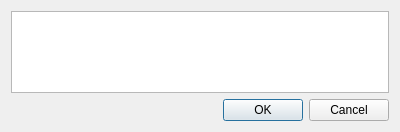
<?xml version="1.0" encoding="UTF-8"?>
<ui version="4.0">
 <class>selecttask</class>
 <widget class="QDialog" name="selecttask">
  <property name="geometry">
   <rect>
    <x>0</x>
    <y>0</y>
    <width>400</width>
    <height>132</height>
   </rect>
  </property>
  <property name="windowTitle">
   <string>Dialog</string>
  </property>
  <layout class="QVBoxLayout" name="verticalLayout">
   <item>
    <widget class="QListWidget" name="listWidget"/>
   </item>
   <item>
    <widget class="QDialogButtonBox" name="buttonBox">
     <property name="orientation">
      <enum>Qt::Horizontal</enum>
     </property>
     <property name="standardButtons">
      <set>QDialogButtonBox::Cancel|QDialogButtonBox::Ok</set>
     </property>
    </widget>
   </item>
  </layout>
 </widget>
 <resources/>
 <connections>
  <connection>
   <sender>buttonBox</sender>
   <signal>accepted()</signal>
   <receiver>selecttask</receiver>
   <slot>accept()</slot>
   <hints>
    <hint type="sourcelabel">
     <x>248</x>
     <y>254</y>
    </hint>
    <hint type="destinationlabel">
     <x>157</x>
     <y>274</y>
    </hint>
   </hints>
  </connection>
  <connection>
   <sender>buttonBox</sender>
   <signal>rejected()</signal>
   <receiver>selecttask</receiver>
   <slot>reject()</slot>
   <hints>
    <hint type="sourcelabel">
     <x>316</x>
     <y>260</y>
    </hint>
    <hint type="destinationlabel">
     <x>286</x>
     <y>274</y>
    </hint>
   </hints>
  </connection>
 </connections>
</ui>
